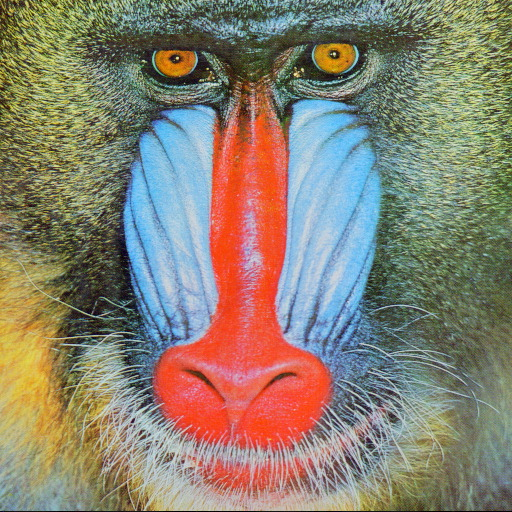
#> input picture Data/baboon.jpg, 512 x 512 px, given in place of aero1.jpg, which was not available
$ python Sobel_AnisotropicSegmentation.py
#> lines starting #> are read from the running program, lines starting #| are printed output that depends on the picture; after the words box and inside, x2 and y2 are one past the last pixel; in counts of white or black regions, pixels touching at a corner belong together; pictures that were not available may be replaced by others from this repository, and a replacement may not be noted
import cv2 as cv
import numpy as np
import argparse
titleWindow = 'Sobel_AnisotropicSegmentation.py'

W = 52          # window size is WxW
C_Thr = 0.43    # threshold for coherency
LowThr = 35     # threshold1 for orientation, it ranges from 0 to 180
HighThr = 57    # threshold2 for orientation, it ranges from 0 to 180

## [calcGST]
## [calcJ_header]
## [calcGST_proto]
def calcGST(inputIMG, w):
## [calcGST_proto]
#> called with w = 52
    img = inputIMG.astype(np.float32)

    # GST components calculation (start)
    # J =  (J11 J12; J12 J22) - GST
    imgDiffX = cv.Sobel(img, cv.CV_32F, 1, 0, 3)
    imgDiffY = cv.Sobel(img, cv.CV_32F, 0, 1, 3)
    imgDiffXY = cv.multiply(imgDiffX, imgDiffY)
    ## [calcJ_header]

    imgDiffXX = cv.multiply(imgDiffX, imgDiffX)
    imgDiffYY = cv.multiply(imgDiffY, imgDiffY)

    J11 = cv.boxFilter(imgDiffXX, cv.CV_32F, (w,w))
    J22 = cv.boxFilter(imgDiffYY, cv.CV_32F, (w,w))
    J12 = cv.boxFilter(imgDiffXY, cv.CV_32F, (w,w))
    # GST components calculations (stop)

    # eigenvalue calculation (start)
    # lambda1 = J11 + J22 + sqrt((J11-J22)^2 + 4*J12^2)
    # lambda2 = J11 + J22 - sqrt((J11-J22)^2 + 4*J12^2)
    tmp1 = J11 + J22
    tmp2 = J11 - J22
    tmp2 = cv.multiply(tmp2, tmp2)
    tmp3 = cv.multiply(J12, J12)
    tmp4 = np.sqrt(tmp2 + 4.0 * tmp3)

    lambda1 = tmp1 + tmp4    # biggest eigenvalue
    lambda2 = tmp1 - tmp4    # smallest eigenvalue
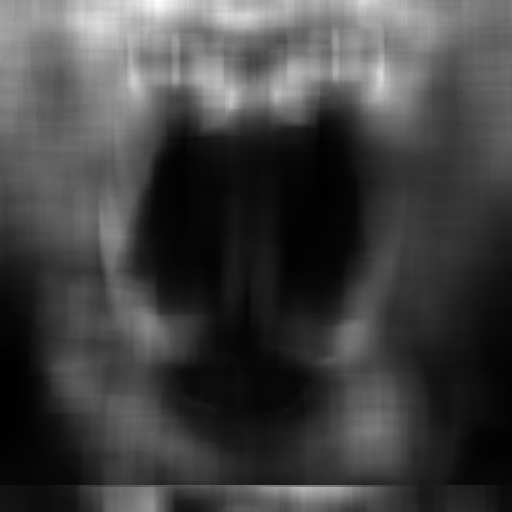
#> lambda2: shape (512, 512) float32; min 656.8, max 45926.3, mean 12411.2; drawn with min black and max white
    # eigenvalue calculation (stop)

    # Coherency calculation (start)
    # Coherency = (lambda1 - lambda2)/(lambda1 + lambda2)) - measure of anisotropism
    # Coherency is anisotropy degree (consistency of local orientation)
    imgCoherencyOut = cv.divide(lambda1 - lambda2, lambda1 + lambda2)
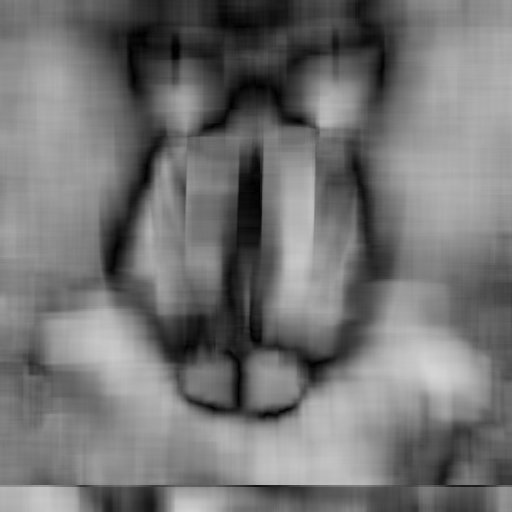
#> imgCoherencyOut: shape (512, 512) float32; min 0.00178, max 0.835, mean 0.455
    # Coherency calculation (stop)

    # orientation angle calculation (start)
    # tan(2*Alpha) = 2*J12/(J22 - J11)
    # Alpha = 0.5 atan2(2*J12/(J22 - J11))
    imgOrientationOut = cv.phase(J22 - J11, 2.0 * J12, angleInDegrees = True)
    imgOrientationOut = 0.5 * imgOrientationOut
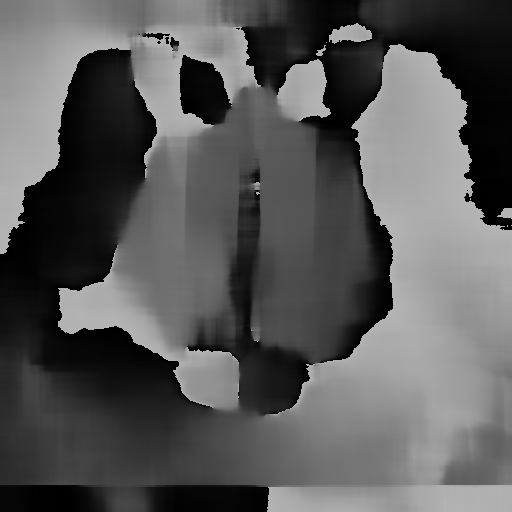
#> imgOrientationOut: shape (512, 512) float32; min 0.000544, max 180, mean 89.5
    # orientation angle calculation (stop)

    return imgCoherencyOut, imgOrientationOut
## [calcGST]

#parser = argparse.ArgumentParser(description='Code for Anisotropic image segmentation tutorial.')
#parser.add_argument('-i', '--input', help='Path to input image.', required=True)
#args = parser.parse_args()
imgName = '../Data/aero1.jpg'
imgIn = cv.imread(imgName, cv.IMREAD_GRAYSCALE)
if imgIn is None:
    print('Could not open or find the image: {}'.format(imgName))
    exit(0)

## [main_extra]
## [main]
imgCoherency, imgOrientation = calcGST(imgIn, W)

## [thresholding]
_, imgCoherencyBin = cv.threshold(imgCoherency, C_Thr, 255, cv.THRESH_BINARY)
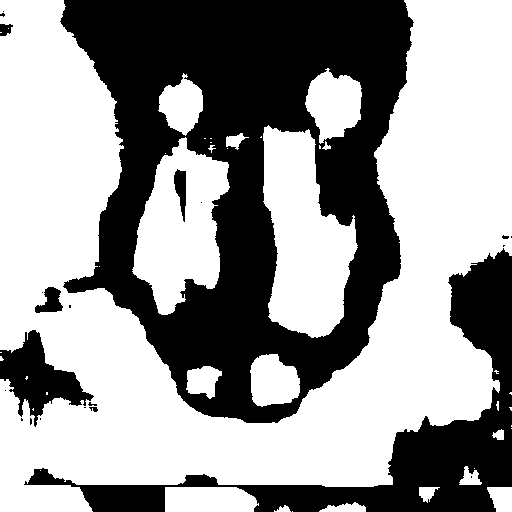
#> imgCoherencyBin: shape (512, 512) float32; 59.5% white; 22 black regions (14 under 20 px), largest, box (x1, y1, x2, y2) and area: (60, 0, 414, 423) 78947, (24, 248, 512, 512) 22306, (0, 330, 94, 427) 3779
_, imgOrientationBin = cv.threshold(imgOrientation, LowThr, HighThr, cv.THRESH_BINARY)
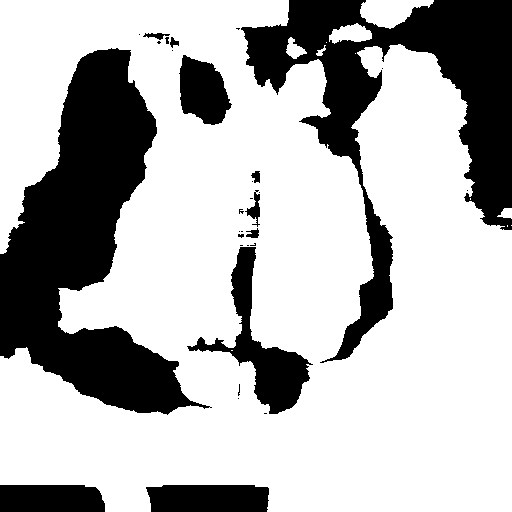
#> imgOrientationBin: shape (512, 512) float32; values 0 (black) and 57 (white), 70.9% white; 31 black regions (19 under 20 px), largest, box (x1, y1, x2, y2) and area: (0, 48, 212, 415) 33706, (241, 0, 512, 363) 28298, (187, 247, 313, 414) 5154
## [thresholding]

## [combining]
imgBin = cv.bitwise_and(imgCoherencyBin, imgOrientationBin)
#> imgBin: shape (512, 512) float32; values 0 (black) and 57 (white), 40.9% white; 47 white regions (26 under 20 px), largest, box (x1, y1, x2, y2) and area: (0, 50, 512, 487) 62876, (263, 125, 358, 338) 13087, (0, 0, 87, 254) 13033
## [combining]
## [main]

imgCoherency = cv.normalize(imgCoherency, None, alpha=0, beta=1, norm_type=cv.NORM_MINMAX, dtype=cv.CV_32F)
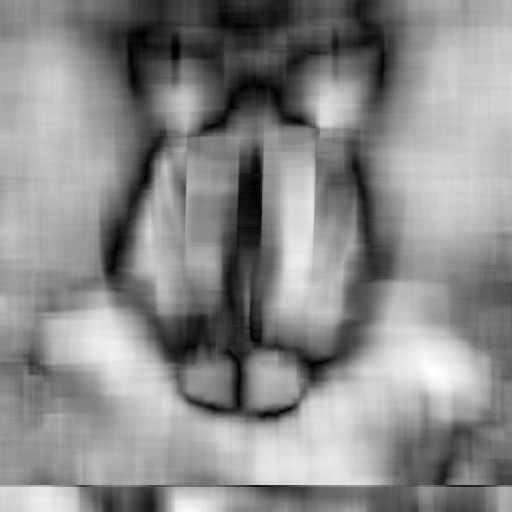
#> imgCoherency: shape (512, 512) float32; min -1.06e-10, max 1, mean 0.544; drawn with min black and max white
imgOrientation = cv.normalize(imgOrientation, None, alpha=0, beta=1, norm_type=cv.NORM_MINMAX, dtype=cv.CV_32F)

cv.imshow('result.jpg', np.uint8(0.5*(imgIn + imgBin)))
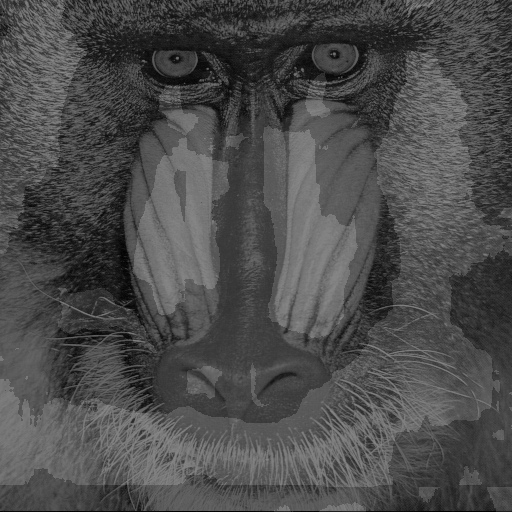
#> window 'result.jpg': shape (512, 512); min 0, max 142, mean 76.2
cv.imshow('Coherency.jpg', imgCoherency)
cv.imshow('Orientation.jpg', imgOrientation)
cv.waitKey()
## [main_extra]

$ run again, on Data/image.jpg
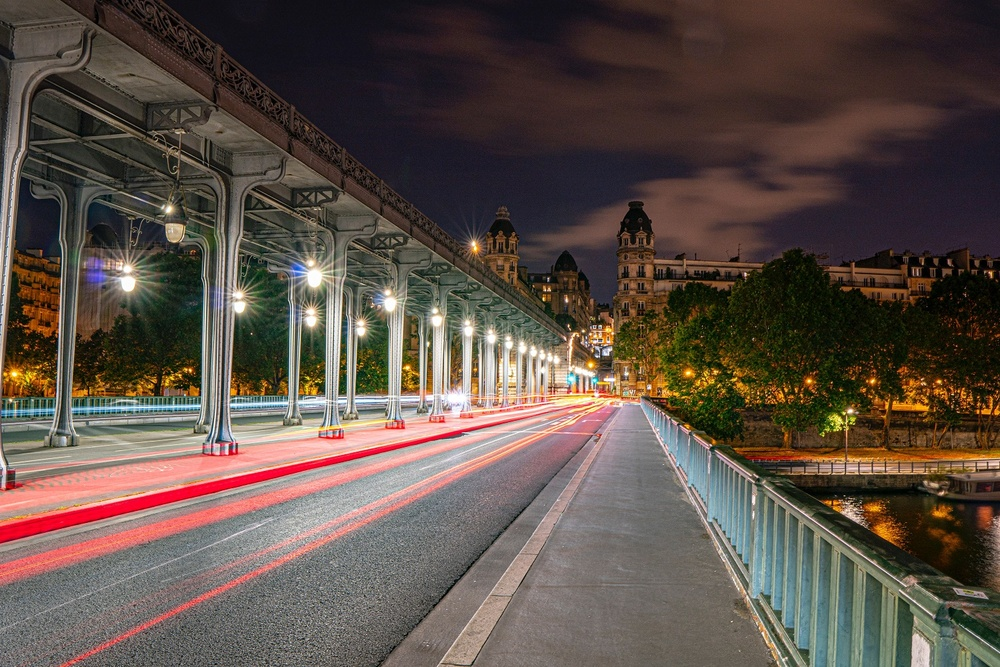
#> input picture Data/image.jpg, 1000 x 667 px, shrunk from 1500 x 1000 before the run, given in place of aero1.jpg, which was not available
#> `_, imgCoherencyBin = cv.threshold(imgCoherency, C_Thr, 255, cv.THRESH_..`:
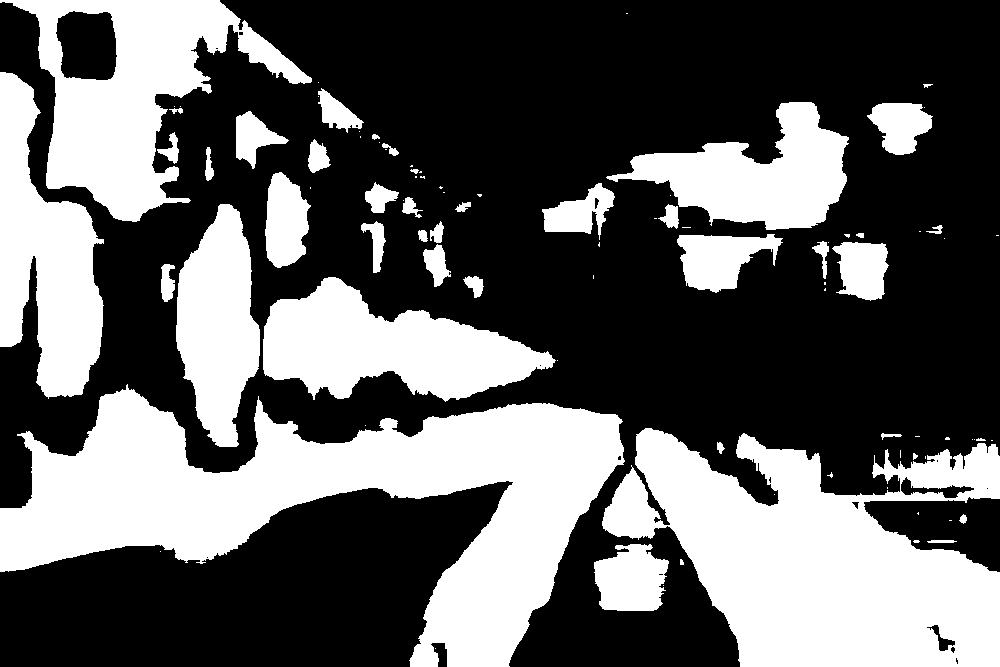
#> imgCoherencyBin: shape (667, 1000) float32; 37.9% white; 92 white regions (49 under 20 px), largest, box (x1, y1, x2, y2) and area: (0, 384, 625, 667) 73367, (602, 428, 1000, 667) 58542, (0, 0, 312, 222) 26871
#> imgOrientationBin: shape (667, 1000) float32; values 0 (black) and 57 (white), 72.8% white; 267 black regions (217 under 20 px), largest, box (x1, y1, x2, y2) and area: (0, 334, 628, 667) 93171, (536, 0, 1000, 299) 52136, (814, 340, 1000, 518) 8946
#> imgBin: shape (667, 1000) float32; values 0 (black) and 57 (white), 27.3% white; 106 white regions (62 under 20 px), largest, box (x1, y1, x2, y2) and area: (602, 428, 1000, 667) 55871, (39, 0, 312, 222) 25494, (409, 433, 625, 667) 21302
#> `cv.imshow('result.jpg', np.uint8(0.5*(imgIn + imgBin)))`:
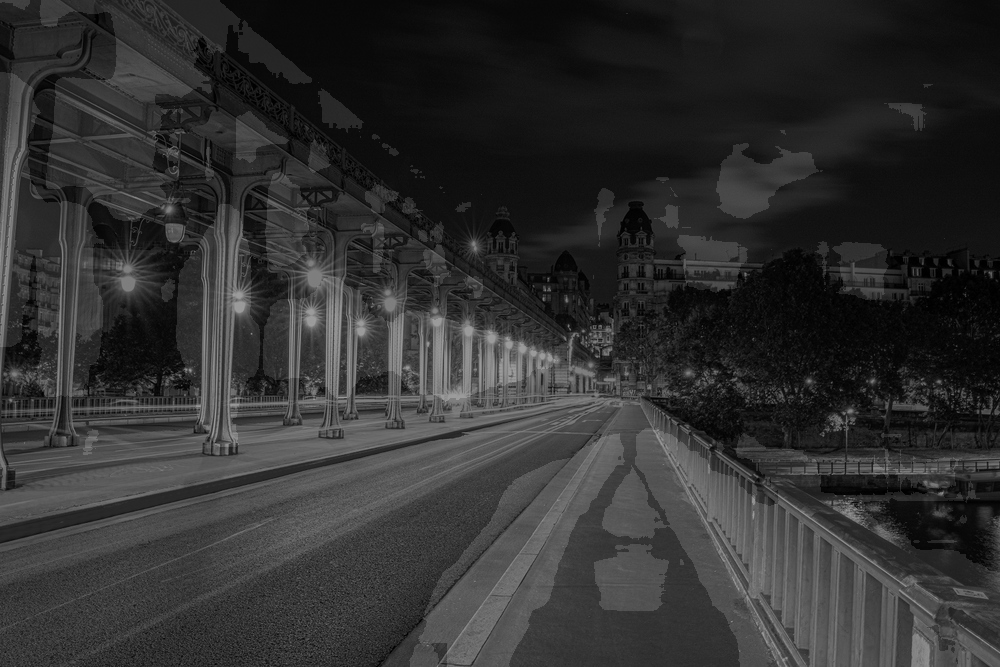
#> window 'result.jpg': shape (667, 1000); min 0, max 156, mean 48.5
